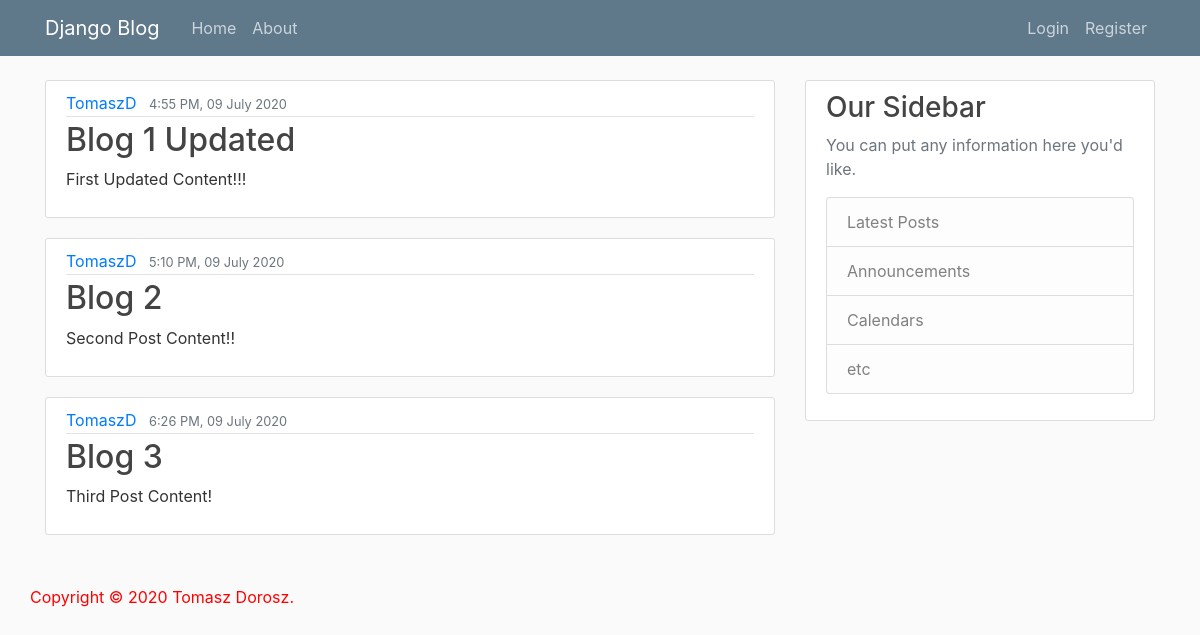
The page / on the database its author committed.
### blog/models.py (models this page shows, shortened)
class Post(models.Model):
    title = models.CharField(max_length=100)
    content = models.TextField()
    date_posted = models.DateTimeField(default=timezone.now)
    author = models.ForeignKey(User, on_delete=models.CASCADE)

### blog/views.py (the view)
# urls.py: path('', views.home, name='blog-home'),
def home(request):
    context = {
        'posts': Post.objects.all()
    }
    return render(request, 'blog/home.html', context)

### blog/templates/blog/home.html
{% extends "blog/base.html" %}
{% block content %}
    {% for post in posts %}
        <article class="media content-section">
          <div class="media-body">
            <div class="article-metadata">
              <a class="mr-2" href="#">{{ post.author }}</a>
              <small class="text-muted">{{ post.date_posted|date:"f A, d F Y" }}</small>
            </div>
            <h2><a class="article-title" href="#">{{ post.title }}</a></h2>
            <p class="article-content">{{ post.content }}</p>
          </div>
        </article>
    {% endfor %}
{% endblock content %}

### blog/templates/blog/base.html (shortened to what this page needs)
{% load static %}
<!DOCTYPE html>
<html lang="en">
<head>
    <link rel="stylesheet" href="https://stackpath.bootstrapcdn.com/bootstrap/4.5.0/css/bootstrap.min.css">
    <link rel="stylesheet" type="text/css" href="{% static 'blog/main.css' %}">
</head>
<body>
    <header class="site-header">
        <nav class="navbar navbar-expand-md navbar-dark bg-steel fixed-top">
            <div class="container">
              <a class="navbar-brand mr-4" href="{% url 'blog-home' %}">Django Blog</a>
              <div class="collapse navbar-collapse" id="navbarToggle">
                <div class="navbar-nav mr-auto">
                  <a class="nav-item nav-link" href="{% url 'blog-home' %}">Home</a>
                  <a class="nav-item nav-link" href="{% url 'blog-about' %}">About</a>
                </div>
                <div class="navbar-nav">
                  <a class="nav-item nav-link" href="#">Login</a>
                  <a class="nav-item nav-link" href="#">Register</a>
                </div>
              </div>
            </div>
        </nav>
    </header>
    <main role="main" class="container">
      <div class="row">
        <div class="col-md-8">
          {% block content %}{% endblock %}
        </div>
        <div class="col-md-4">
          <div class="content-section">
            <h3>Our Sidebar</h3>
            <p class='text-muted'>You can put any information here you'd like.
              <ul class="list-group">
                <li class="list-group-item list-group-item-light">Latest Posts</li>
                <li class="list-group-item list-group-item-light">Announcements</li>
                <li class="list-group-item list-group-item-light">Calendars</li>
                <li class="list-group-item list-group-item-light">etc</li>
              </ul>
            </p>
          </div>
        </div>
      </div>
    </main>
    <div id="footer">
        Copyright &copy; 2020 Tomasz Dorosz.
    </div>
</body>
</html>

### blog/static/blog/main.css (style rules this page uses)
body { background: #fafafa; color: #333333; margin-top: 5rem; }
h1, h2, h3, h4, h5, h6 { color: #444444; }
ul { margin: 0; }
.bg-steel { background-color: #5f788a; }
.site-header .navbar-nav .nav-link { color: #cbd5db; }
.content-section { background: #ffffff; padding: 10px 20px; border: 1px solid #dddddd; border-radius: 3px; margin-bottom: 20px; }
.article-title { color: #444444; }
.article-content { white-space: pre-line; }
.article-metadata { padding-bottom: 1px; margin-bottom: 4px; border-bottom: 1px solid #e3e3e3 }
#footer { color: red; clear: both; padding: 30px; }

### rows shown on the page
Post: author "TomaszD", date_posted "4:55 PM, 09 July 2020", title "Blog 1 Updated", content "First Updated Content!!!"
Post: author "TomaszD", date_posted "5:10 PM, 09 July 2020", title "Blog 2", content "Second Post Content!!"
Post: author "TomaszD", date_posted "6:26 PM, 09 July 2020", title "Blog 3", content "Third Post Content!"
